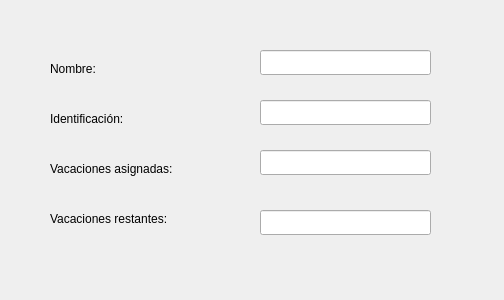
<?xml version="1.0" encoding="UTF-8"?>
<ui version="4.0">
 <class>vacation_consult</class>
 <widget class="QDialog" name="vacation_consult">
  <property name="geometry">
   <rect>
    <x>0</x>
    <y>0</y>
    <width>504</width>
    <height>300</height>
   </rect>
  </property>
  <property name="windowTitle">
   <string>Dialog</string>
  </property>
  <widget class="QLabel" name="available_vacations_label">
   <property name="geometry">
    <rect>
     <x>50</x>
     <y>210</y>
     <width>181</width>
     <height>17</height>
    </rect>
   </property>
   <property name="text">
    <string>Vacaciones restantes:</string>
   </property>
  </widget>
  <widget class="QLineEdit" name="name">
   <property name="geometry">
    <rect>
     <x>260</x>
     <y>50</y>
     <width>171</width>
     <height>25</height>
    </rect>
   </property>
  </widget>
  <widget class="QLabel" name="name_label">
   <property name="geometry">
    <rect>
     <x>50</x>
     <y>60</y>
     <width>101</width>
     <height>17</height>
    </rect>
   </property>
   <property name="text">
    <string>Nombre:</string>
   </property>
  </widget>
  <widget class="QLabel" name="id_label">
   <property name="geometry">
    <rect>
     <x>50</x>
     <y>110</y>
     <width>101</width>
     <height>17</height>
    </rect>
   </property>
   <property name="text">
    <string>Identificación:</string>
   </property>
  </widget>
  <widget class="QLineEdit" name="id">
   <property name="geometry">
    <rect>
     <x>260</x>
     <y>100</y>
     <width>171</width>
     <height>25</height>
    </rect>
   </property>
  </widget>
  <widget class="QLabel" name="vacations_label">
   <property name="geometry">
    <rect>
     <x>50</x>
     <y>160</y>
     <width>171</width>
     <height>17</height>
    </rect>
   </property>
   <property name="text">
    <string>Vacaciones asignadas:</string>
   </property>
  </widget>
  <widget class="QLineEdit" name="available_vacations">
   <property name="geometry">
    <rect>
     <x>260</x>
     <y>210</y>
     <width>171</width>
     <height>25</height>
    </rect>
   </property>
  </widget>
  <widget class="QLineEdit" name="vacations">
   <property name="geometry">
    <rect>
     <x>260</x>
     <y>150</y>
     <width>171</width>
     <height>25</height>
    </rect>
   </property>
  </widget>
 </widget>
 <resources/>
 <connections/>
</ui>
